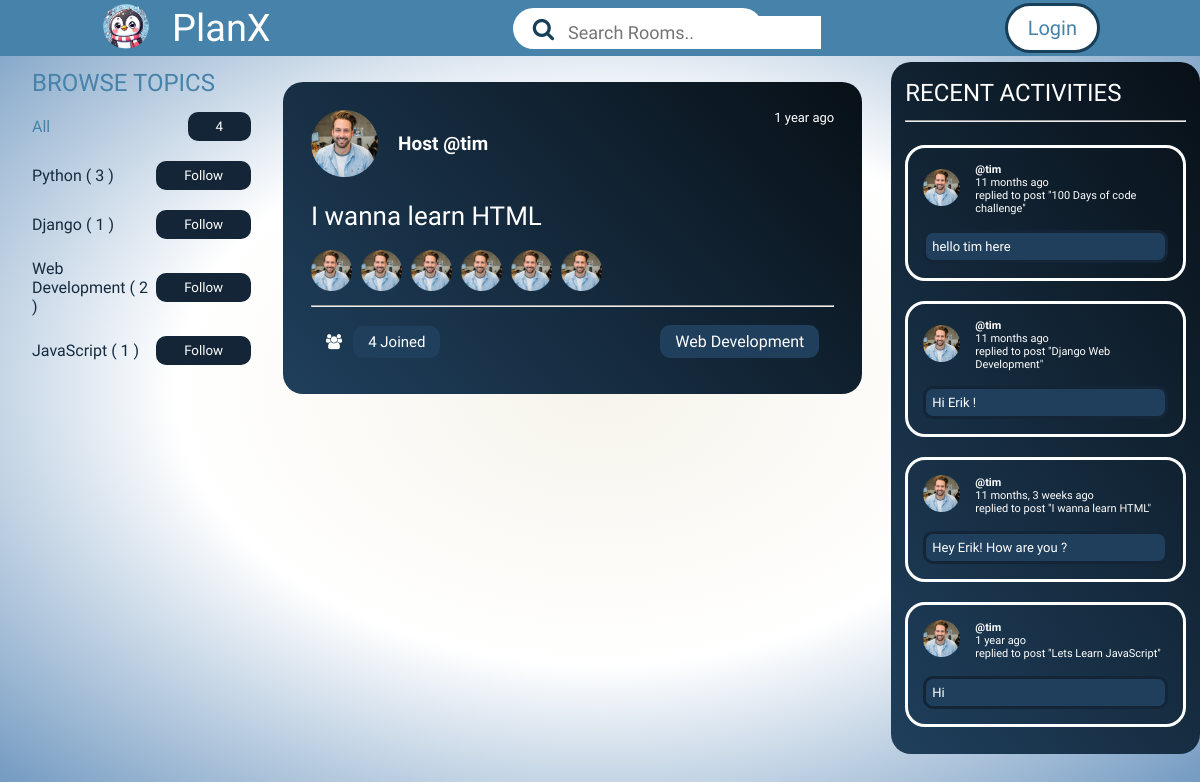
The app's page /profile/2/ with its own data.
### base/models.py (models this page shows, shortened)
class Topic(models.Model):
    name = models.CharField(max_length=200)

class Room(models.Model):
    host = models.ForeignKey(User, on_delete = models.SET_NULL, null=True)
    topic = models.ForeignKey(Topic, on_delete = models.SET_NULL, null=True)
    name = models.CharField(max_length=200)
    description = models.TextField(null=True, blank = True)
    participants = models.ManyToManyField(User, related_name='participants', blank=True)
    updated = models.DateTimeField(auto_now = True)
    created = models.DateTimeField(auto_now_add = True)
    class Meta:
        ordering = ['-updated', '-created']

class Message(models.Model):
    user = models.ForeignKey(User, on_delete = models.CASCADE)
    room = models.ForeignKey(Room, on_delete = models.CASCADE)
    body = models.TextField()
    updated = models.DateTimeField(auto_now = True)
    created = models.DateTimeField(auto_now_add = True)
    class Meta:
        ordering = ['-updated', '-created']

### base/views.py (the view)
# urls.py: path('profile/<str:pk>/', views.userProfile, name="user-profile"),
def userProfile(request, pk):
    user = User.objects.get(id=pk)
    rooms = user.room_set.all()
    room_messages = user.message_set.all()
    topics = Topic.objects.all()
    context = {'user':user, 'rooms':rooms, 'room_messages':room_messages,'topics':topics}
    return render(request, 'base/profile.html', context)

### base/templates/base/profile.html (shortened to what this page needs)
{% extends 'main.html' %}
{% block content %}
<h1>{{ user.username }}</h1>
<div class="profile-container">
        {% include 'base/topic_component.html' %}
    <div style="
    display: flex;
    flex-direction: column;
    width: 52%;
    margin-right: 29px;
    margin-top: 45px;">
        {% include 'base/feed_component.html' %}
    </div>
        {% include 'base/activity_component.html' %}
{% endblock content %}

### base/templates/base/topic_component.html
        <div class="left">
            <div class="left-col-1">
                <h2>BROWSE TOPICS</h2>
            </div>
            <div class="left-col-2">
                <div class="rows">
                    <span style="color: #4682A9;"><p> All</p></span>
                    <a href="{% url 'homepage' %}" style="text-decoration: none;">
                        <button>{{ topics.count }}</button>
                    </a>
                </div>
                {% for topic in topics %}
                <div class="rows">
                    <p>{{topic.name}} <span>( {{topic.room_set.all.count}} )</span></p>
                    <a href="{% url 'homepage' %}?q={{topic.name}}" style="text-decoration: none; color: #fff;">
                        <button> Follow</button>
                    </a>
                </div>
                {% endfor %}
            </div>
        </div>

### base/templates/base/feed_component.html
{% load static %}
{% for room in rooms %}
<div class="middle-col-2">
    <div class="panel-1">
        <div class="panel-left">
            <img src="{% static 'images/ellipse2.png' %}" alt="" srcset="">
            <p style="font-size: 19px;">Host <a href="{% url 'user-profile' room.host.id %}" style="text-decoration: none;
            color: #fff;"> @{{ room.host.username }} </a></p>
        </div>
        <p>{{ room.created|timesince }} ago</p>
    </div>
    <div class="panel-2">
        <div class="title">
            <a href="{% url 'room' room.id %}" style="text-decoration: none;"><h2>{{ room.name }}</h2></a>
        </div>
        <div class="partic">
            <img src="{% static 'images/ellipse2.png' %}" alt="" srcset="">
            <img src="{% static 'images/ellipse2.png' %}" alt="" srcset="">
            <img src="{% static 'images/ellipse2.png' %}" alt="" srcset="">
            <img src="{% static 'images/ellipse2.png' %}" alt="" srcset="">
            <img src="{% static 'images/ellipse2.png' %}" alt="" srcset="">
            <img src="{% static 'images/ellipse2.png' %}" alt="" srcset="">
        </div>
    </div>
    <hr>
    <div class="panel-3">
        <div class="panLeft">
            <i class="fa fa-users" aria-hidden="true"></i><p>{{ room.participants.all.count }} Joined</p>
        </div>
        <p>{{ room.topic.name }}</p>
    </div>
</div>
{% endfor %}

### base/templates/base/activity_component.html (shortened to what this page needs)
{% load static %}
<div class="right-col-2">
    <h2>RECENT ACTIVITIES</h2>
    <hr>
    {% for message in room_messages %}
    <div class="activities">
        <div class="act-1">
            <div class="prof">
                <img src="{% static '/images/ellipse2.png' %}" alt="">
            </div>
            <div class="prof-2">
                <b><p><a href="{% url 'user-profile' message.user.id %}" style="text-decoration: none;
                    color: #fff;">@{{ message.user }}</a></p></b>
                <p>{{ message.created|timesince }} ago</p>
                <p>replied to post "<a href="{% url 'room' message.room.id %}" style="text-decoration: none;
                color: #fff;">{{ message.room.name }}</a>"</p>
            </div>
        </div>
        <div class="act-2">
            <p>{{ message.body }}</p>
        </div>
    </div>
    {% endfor %}
    </div>
</div>

### static/styles/feed.css (style rules this page uses)
* { margin: 0; padding: 0; box-sizing: border-box; }
body { background: radial-gradient(#F6F4EB, #fff, #749BC2); }
html { scroll-behavior: smooth; }
.left { display: flex; flex-direction: column; position: relative; padding: 32px; gap: 15px; width: 25%; }
.left-col-2 { display: flex; gap: 20px; flex-direction: column; font-family: 'Laila', sans-serif; color: #162B3F; font-weight: 500; }
.rows { display: flex; justify-content: space-between; align-items: center; }
.rows button { padding: 4px 25px; background: #132536; cursor: pointer; color: #fff; border: solid #132536; border-radius: 10px; font-family: 'Laila', sans-serif; transition: 0.3s; }
.left-col-1 h2 { font-family: 'Lilita One', sans-serif; font-weight: 100; color: #4682A9; }
.right-col-2 { display: flex; background: linear-gradient(234deg, #081017, #1F3F5C); border-radius: 20px; padding: 17px 14px; margin: 25px 0; flex-direction: column; }
.right-col-2 h2 { font-family: 'Lilita One', sans-serif; font-weight: 100; color: #fff; }
.right-col-2 hr { margin: 13px 0; }
.activities { display: flex; flex-direction: column; border: solid #fff; border-radius: 20px; padding: 15px; gap: 15px; margin: 10px 0; }
.act-1 { display: flex; align-items: center; gap: 15px; justify-content: flex-start; }
.prof img { width: 37px; }
.prof-2 { font-family: 'Laila', sans-serif; color: #fff; font-size: 11px; }
.act-2 p { background: #1F3F5C; border: solid #132536; border-radius: 10px; padding: 6px; color: #fff; font-family: 'Laila', sans-serif; font-size: 13px; }
.middle-col-2 { background: linear-gradient(227deg, #081017, #1F3F5C); border-radius: 20px; padding: 28px; display: flex; flex-direction: column; margin-bottom: 22px; gap: 10px; }
.panel-1 { display: flex; justify-content: space-between; }
.panel-left { display: flex; align-items: center; gap: 20px; }
.panel-left img { width: 67px; }
.panel-left p { font-size: 18px; color: #fff; font-weight: bold; font-family: 'Laila', sans-serif; }
.panel-1 p { color: #fff; font-family: 'Laila', sans-serif; font-size: 13px; }
.panel-2 { display: flex; gap: 10px; flex-direction: column; }
.partic img { width: 46px; padding-right: 5px; }
.title h2 { font-family: 'Lilita One', sans-serif; color: #fff; font-size: 26px; padding-top: 14px; font-weight: 100; padding-bottom: 9px; }
.panel-3 { display: flex; flex-direction: row; padding: 8px 15px; justify-content: space-between; }
.panLeft { display: flex; gap: 11px; font-size: 15px; color: #fff; font-family: 'Laila', sans-serif; align-items: center; }
.panel-3 p { font-family: 'Laila', sans-serif; color: #fff; background: #1F3F5C; padding: 7px 15px; border-radius: 10px; }

### base/templates/base/profile.html (style rules this page uses)
.profile-container { display: flex; top: 77%; }

### records on screen
Topic: name "Python", room_set.all.count "3"
Topic: name "Django", room_set.all.count "1"
Topic: name "Web Development", room_set.all.count "2"
Topic: name "JavaScript", room_set.all.count "1"
Room: host.username "tim", created "1 year", name "I wanna learn HTML", participants.all.count "4", topic.name "Web Development"
Message: user "tim", created "11 months", room.name "100 Days of code challenge", body "hello tim here"
Message: user "tim", created "11 months", room.name "Django Web Development", body "Hi Erik !"
Message: user "tim", created "11 months, 3 weeks", room.name "I wanna learn HTML", body "Hey Erik! How are you ?"
Message: user "tim", created "1 year", room.name "Lets Learn JavaScript", body "Hi"

### other values on screen
{{ topics.count }} "4"
